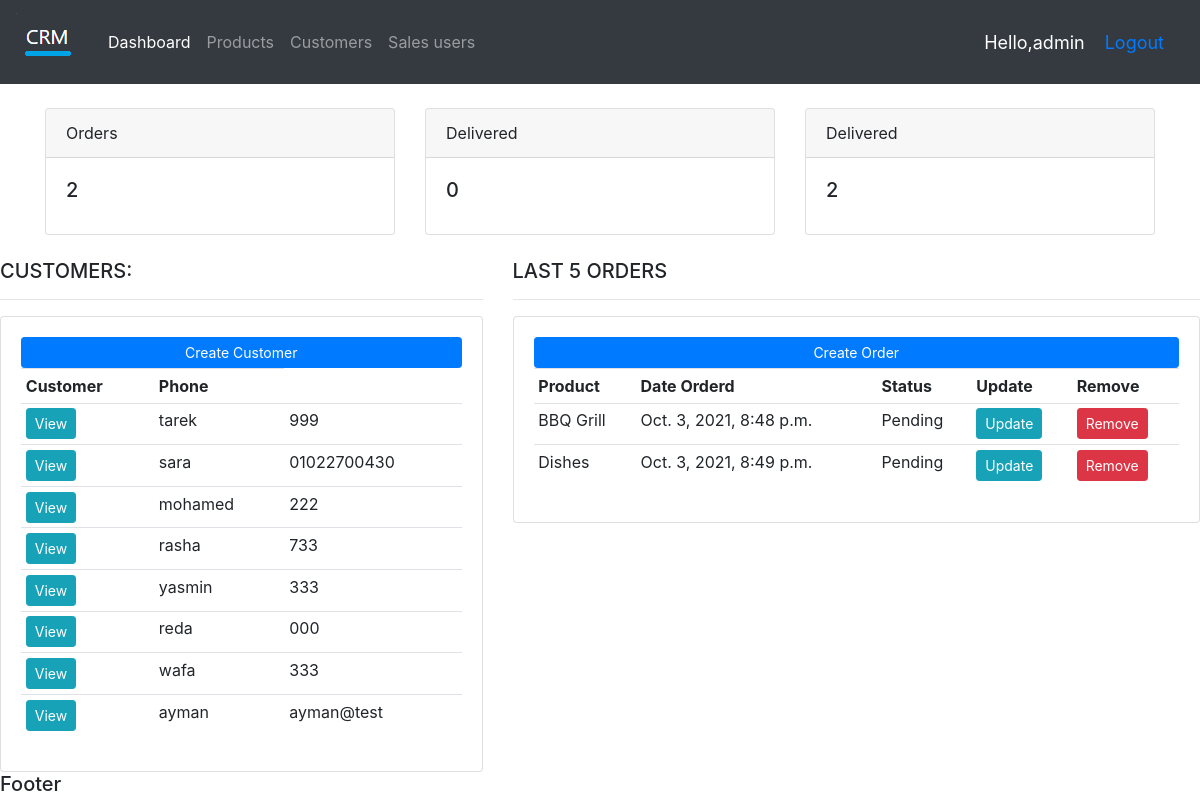
Page / (signed in) on the earlier database version.
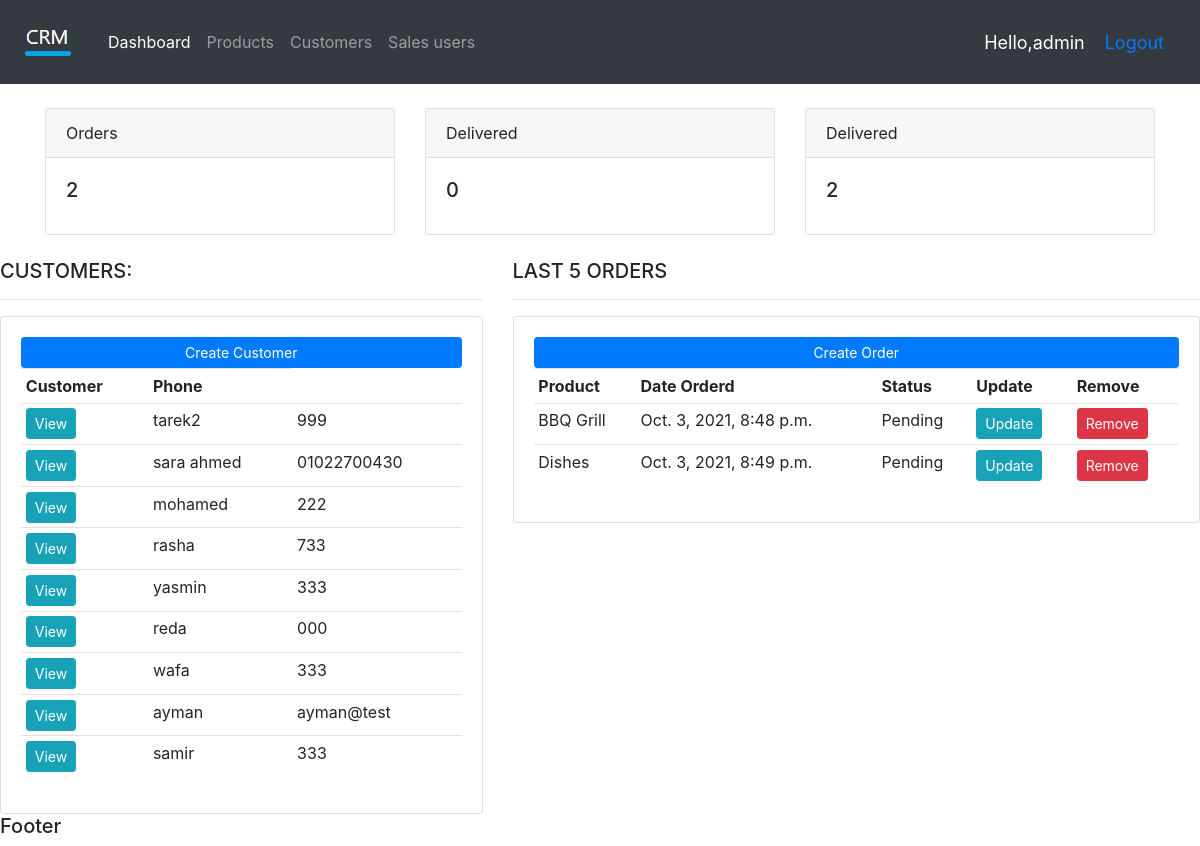
Same page on the later database version.
### accounts/models.py (models this page shows, shortened)
class Customer(models.Model):
    name = models.CharField(max_length=200)
    phone = models.CharField(max_length=200)
    email = models.CharField(max_length=200)
    date_created = models.DateTimeField(auto_now_add=True,null=True)

class Order(models.Model):
    STATUS=(
        ('Pending','Pending'),
        ('Out for delivery','Out for delivery'),
        ('Delivered','Delivered'),
    )
    customer = models.ForeignKey(Customer,null=True,on_delete=models.SET_NULL)
    product = models.ForeignKey(Product,null=True,on_delete=models.SET_NULL)
    date_created = models.DateTimeField(auto_now_add=True,null=True)
    status=models.CharField(max_length=200,null=True,choices=STATUS)

class Product(models.Model):
    CATEGORY=(
        ('In door','In door'),
        ('Out door','Out door'),
    )
    name=models.CharField(max_length=200,null=True)
    price=models.FloatField(null=True)
    category=models.CharField(max_length=200,null=True,choices=CATEGORY)
    description=models.CharField(max_length=200,null=True,blank=True)
    date_created = models.DateTimeField(auto_now_add=True,null=True)
    tags = models.ManyToManyField(Tag)
    def __str__(self):
        return self.name

### accounts/views.py (the view)
# urls.py: path('', views.home,name="home"),
@login_required(login_url='login')
def home(request):
    orders=Order.objects.all()
    customers=Customer.objects.all()
    total_customers=customers.count()
    total_orders=orders.count()
    total_delivered=orders.filter(status='Delivered').count()
    total_pending=orders.filter(status='Pending').count()
    context={'orders':orders,'customers':customers,'total_customers':total_customers,'total_orders':total_orders,'total_delivered':total_delivered,'total_pending':total_pending}
    return render(request,'accounts/dashboard.html',context)

### accounts/templates/accounts/dashboard.html (shortened to what this page needs)
{%  extends 'accounts/main.html' %}
	{% block content %}
	{%  include 'accounts/status.html' %}
	<div class="row">
		<div class="col-md-5">
			<h5>CUSTOMERS:</h5>
			<hr>
			<div class="card card-body">
				<a class="btn btn-primary  btn-sm btn-block" href="{% url 'create_customer' %}">Create Customer</a>
				<table class="table table-sm">
					<tr>
						<th>Customer</th>
						<th>Phone</th>
					</tr>
					{% for customer in customers %}
					<tr>
						<td><a class="btn btn-sm btn-info" href="{% url 'update_customer' customer.id %}">View</a></td>
						<td>{{customer.name}}</td>
						<td>{{customer.phone}}</td>
					</tr>
					{% endfor %}
				</table>
			</div>
		</div>
		<div class="col-md-7">
			<h5>LAST 5 ORDERS</h5>
			<hr>
			<div class="card card-body">
				<a class="btn btn-primary  btn-sm btn-block" href="{% url 'create_order' %}">Create Order</a>
				<table class="table table-sm">
					<tr>
						<th>Product</th>
						<th>Date Orderd</th>
						<th>Status</th>
						<th>Update</th>
						<th>Remove</th>
					</tr>
					{% for order in orders %}
					<tr>
						<td>{{order.product}}</td>
						<td>{{order.date_created}}</td>
						<td>{{order.status}}</td>
						<td><a class="btn btn-sm btn-info" href="{% url 'update_order' order.id %}">Update</a></td>
						<td><a class="btn btn-sm btn-danger" href="{% url 'delete_order' order.id %}">Remove</a></td>
					</tr>
					{% endfor %}
				</table>
			</div>
		</div>
	</div>
{% endblock %}

Differences in the rows shown:
changed Customer: name "tarek" → "tarek2"
changed Customer: name "sara" → "sara ahmed"
added Customer: name "samir", phone "333"
